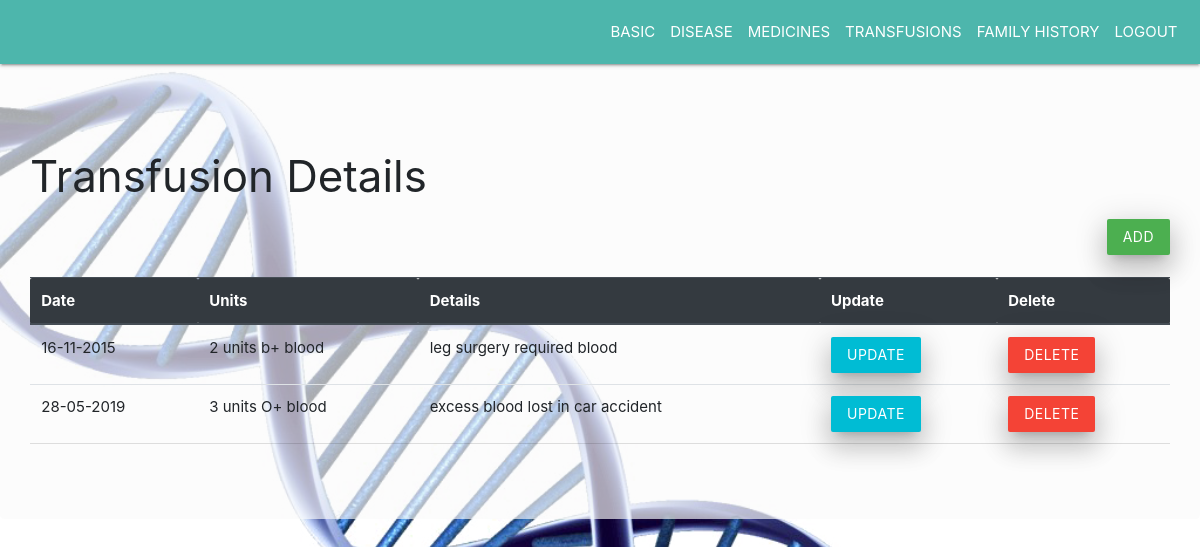
Page /patient/transfusions/2408256975 on the committed database.
### tables this page shows
CREATE TABLE transfusions
            (t_id integer primary key autoincrement,p_id number,date text,units number,details text,constraint fk7 foreign key(p_id) references patient(p_id) on delete cascade);

### app1.py (the view)
@app.route('/patient/transfusions/<pid>')
def patienttransfusions(pid):
    con=sql.connect('database.db')
    cur=con.cursor()
    p_id=pid
    res=cur.execute("select * from transfusions where p_id=(?)",(p_id,)).fetchall()
    return render_template('patienttransfusions.html',res=res,p_id=p_id)

### templates/patienttransfusions.html (shortened to what this page needs)
<!DOCTYPE html>
    <head>
        <link rel="stylesheet" href="https://stackpath.bootstrapcdn.com/bootstrap/4.3.1/css/bootstrap.min.css">
        <link rel="stylesheet" href="https://cdnjs.cloudflare.com/ajax/libs/materialize/1.0.0/css/materialize.min.css">
    </head>
    <body>
        <nav class="navbar navbar-expand-sm teal lighten-2 justify-content-end">
                <ul class="navbar-nav">
                    <li class="nav-item">
                    <a class="nav-link" href="{{ url_for('patientbasic',pid=p_id) }}">BASIC</a>
                    </li>
                    <li class="nav-item">
                    <a class="nav-link" href="{{ url_for('patientdiseases',pid=p_id) }}">DISEASE</a>
                    </li>
                    <li class="nav-item">
                    <a class="nav-link" href="{{ url_for('patientsurgeries',pid=p_id) }}">MEDICINES</a>
                    </li>
                    <li class="nav-item">
                    <a class="nav-link" href="{{ url_for('patienttransfusions',pid=p_id) }}">TRANSFUSIONS</a>
                    </li>
                    <li class="nav-item">
                    <a class="nav-link" href="{{ url_for('patientfamilyhistory',pid=p_id) }}">FAMILY HISTORY</a>
                    </li>
                    <li class="nav-item">
                    <a class="nav-link" href="/">LOGOUT</a>
                    </li>
            </ul>
        </nav>
        <div class="jumbotron" style="background:rgba(250, 250, 250, 0.658) ;">
            <h3>Transfusion Details</h3>
            <div class="d-flex justify-content-end"><a href="{{ url_for('addtransfusions',pid=p_id)}}" class="waves-effect waves-light green btn z-depth-4">ADD</a></div><br/>
            <table class="table">
                    <thead class="thead-dark">
                      <tr>
                        <th>Date</th>
                        <th>Units</th>
                        <th>Details</th>
                        <th>Update</th>
                        <th>Delete</th>
                      </tr>
                    </thead>
                    <tbody>
                        {% for row in res %}
                      <tr>
                        <td>{{ row[2] }}</td>
                        <td>{{ row[3] }}</td>
                        <td>{{ row[4] }}</td>
                        <td><a href="{{ url_for('updatetransfusions',pid=p_id,tid=row[0]) }}" class="waves-effect  cyan swaves-light btn z-depth-4">Update</a></td>
                        <td><a href="{{ url_for('deletetransfusions',pid=p_id,tid=row[0]) }}" class="waves-effect waves-light red btn z-depth-4">Delete</a></td>
                      </tr>
                      {% endfor %}
                    </tbody>
                  </table>
        </div>
    </body>
</html>

### templates/patienttransfusions.html (style rules this page uses)
body { background-image: url('/static/bg.png'); background-size: cover; background-position: center; }

### rows in the picture
transfusions: date "16-11-2015", units "2 units b+ blood", details "leg surgery required blood"
transfusions: date "28-05-2019", units "3 units O+ blood", details "excess blood lost in car accident"
